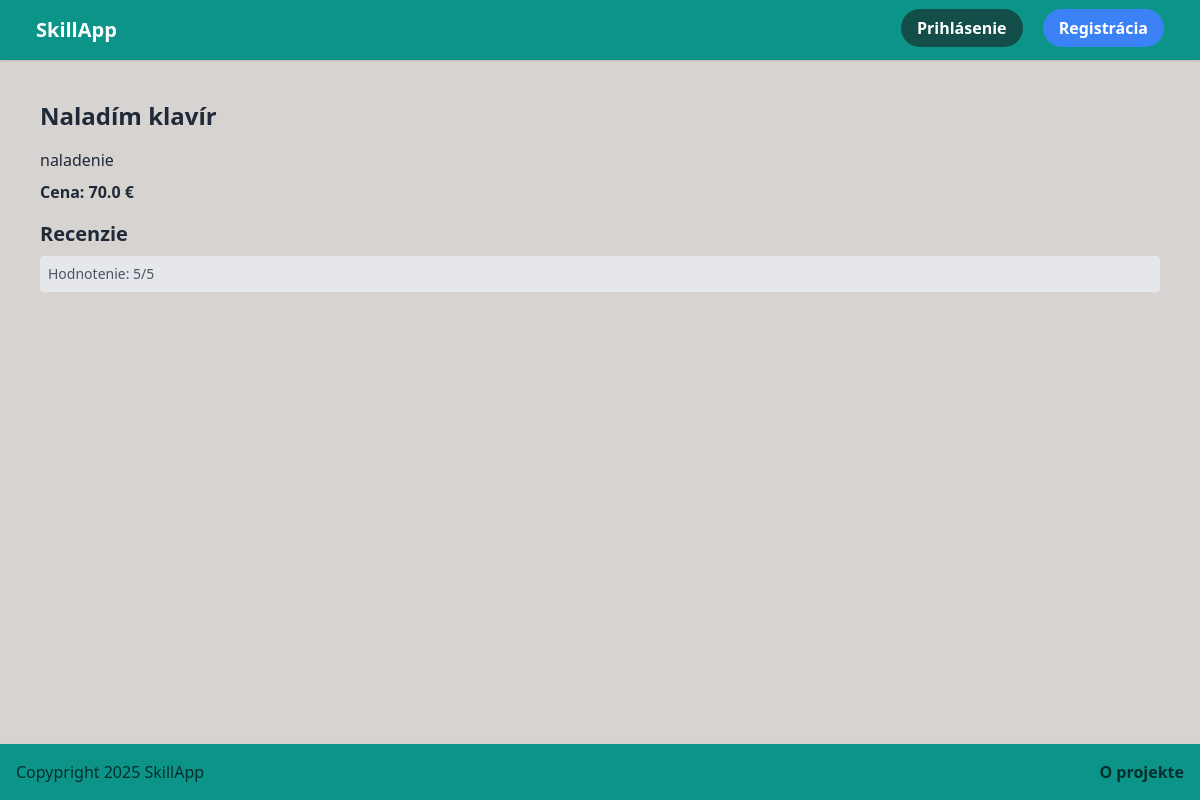
The page /service/3 on the database its author committed.
### app.py (models this page shows)
class Service(db.Model):
    id = db.Column(db.Integer, primary_key=True)
    title = db.Column(db.String(100), nullable=False)
    description = db.Column(db.Text, nullable=False)
    price = db.Column(db.Float, nullable=False)
    user_id = db.Column(db.Integer, db.ForeignKey('user.id'), nullable=False)
    created_at = db.Column(db.DateTime, default=datetime.utcnow)

class Review(db.Model):
    id = db.Column(db.Integer, primary_key=True)
    content = db.Column(db.Text, nullable=False)
    rating = db.Column(db.Integer, nullable=False)
    user_id = db.Column(db.Integer, db.ForeignKey('user.id'), nullable=False)
    service_id = db.Column(db.Integer, db.ForeignKey('service.id'), nullable=False)

### app.py (the view)
@app.route('/service/<int:service_id>', methods=['GET', 'POST'])
def service_detail(service_id):
    service = Service.query.get_or_404(service_id)
    if request.method == 'POST' and 'user_id' in session:
        content = request.form['content']
        rating = int(request.form['rating'])
        review = Review(content=content, rating=rating, user_id=session['user_id'], service_id=service.id)
        db.session.add(review)
        db.session.commit()
    reviews = Review.query.filter_by(service_id=service.id).all()
    return render_template('service.html', service=service, reviews=reviews)

### templates/service.html (shortened to what this page needs)
{% extends 'base.html' %}
{% block content %}
<h1 class="text-2xl font-bold mb-4">{{ service.title }}</h1>
<p class="mb-2">{{ service.description }}</p>
<p class="font-bold mb-4">Cena: {{ service.price }} €</p>
<h2 class="text-xl font-bold mb-2">Recenzie</h2>
{% for r in reviews %}
  <div class="bg-gray-200 p-2 rounded mb-2">
    <p class="text-sm text-gray-600">Hodnotenie: {{ r.rating }}/5</p>
  </div>
{% endfor %}
{% endblock %}

### rows shown on the page
Service: title "Naladím klavír", description "naladenie", price "70.0"
Review: rating "5"
